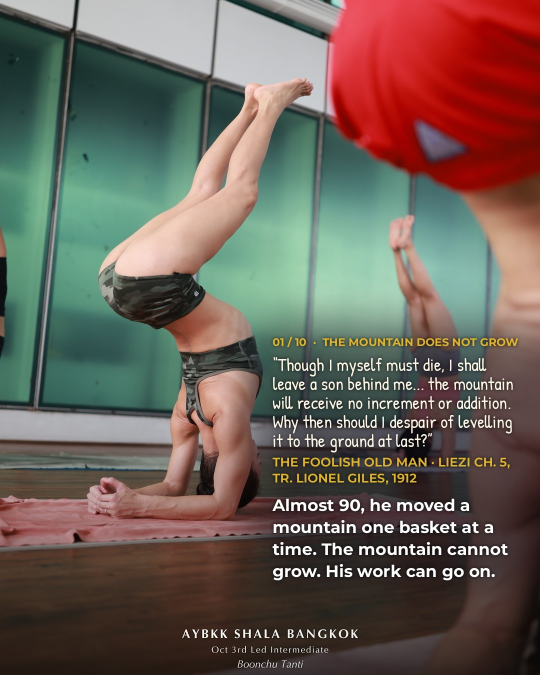
#> input picture bots/media/2026-10-04-mountain-hardway/A/01_158.jpg, 1080 x 1350 px, given in place of 042.jpg, which was not available (shown at 1/2 size)
$ python build_breath.py
#> lines starting #> are read from the running program, lines starting #| are printed output that depends on the picture; pictures that were not available may be replaced by others from this repository, and a replacement may not be noted
### bots/tools/carousel/render.py
import numpy as np, json, sys
from PIL import Image, ImageDraw, ImageFont, ImageFilter
from scipy import ndimage
W,H=1080,1350; WM_TOP=1195
GOLD=(224,181,43); WHITE=(255,255,255); CREAM=(255,247,232)
_fc={}
def font(path,size,wg=None):
    k=(path,size,wg)
    if k not in _fc:
        f=ImageFont.truetype(path,size)
        if wg: f.set_variation_by_axes([wg])
        _fc[k]=f
    return _fc[k]
# [8 lines left out: function wrap, not called in this run]
MANUAL={'063':[(330,300,820,1080)]}
def weighted_mask(n):
#> called with n = '042'
    m=(np.asarray(Image.open(f'mask/{n}.png'))>127)
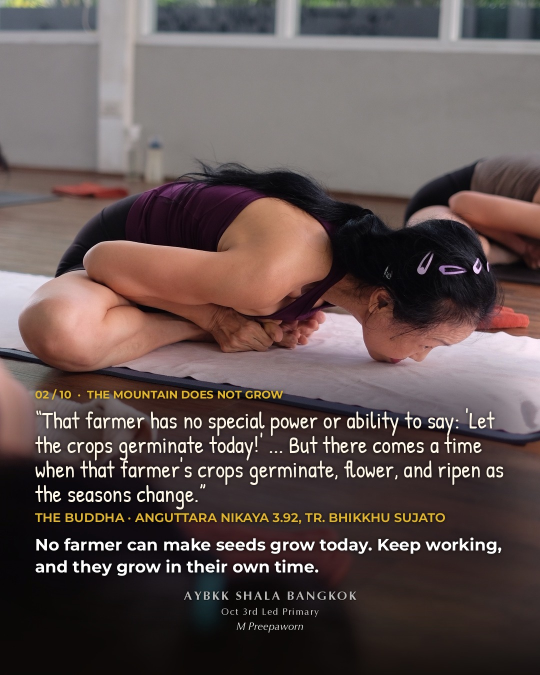
#> input picture bots/media/2026-10-04-mountain-hardway/A/02_175.jpg, 1080 x 1350 px, given in place of 042.png, which was not available (shown at 1/2 size)
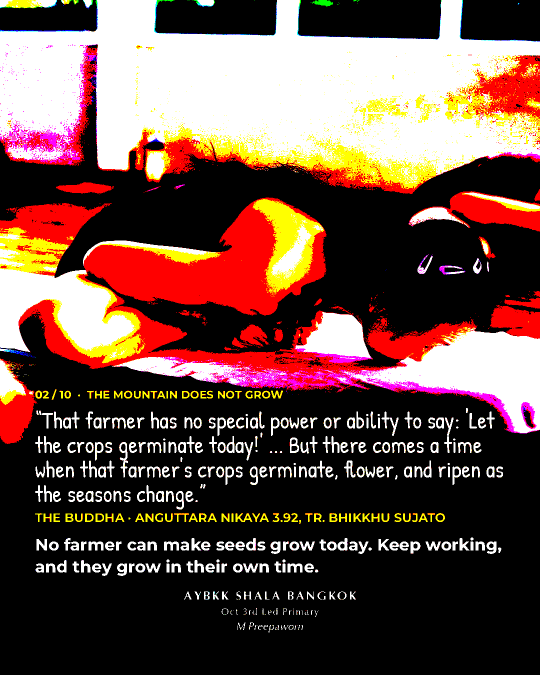
#> m: shape (1350, 1080, 3) bool (shown at 1/2 size); mean R, G, B 0.412, 0.299, 0.267
    for x0,y0,x1,y1 in MANUAL.get(n,[]): m[y0:y1,x0:x1]=True
    lab,k=ndimage.label(m); wm=m.astype(np.float32)
#> after `lab, k = ndimage.label(m)`:
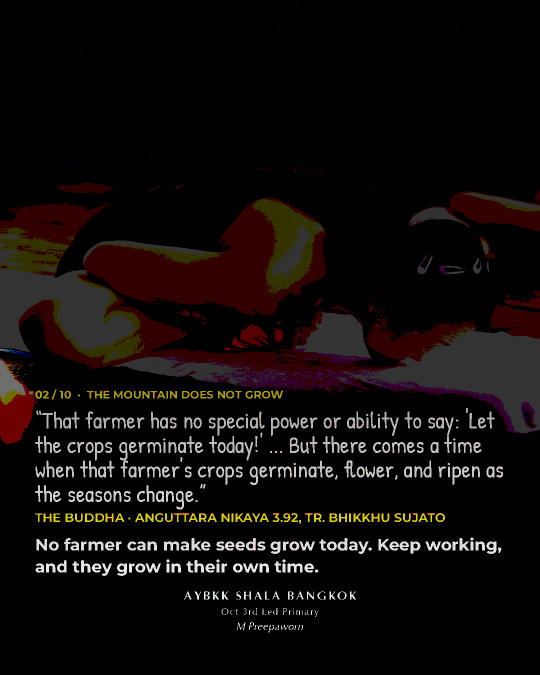
#> lab: shape (1350, 1080, 3) int32 (shown at 1/2 size); mean R, G, B 83.7, 58.2, 49.7; drawn with min black and max white
#> after `lab, k = ndimage.label(m)`: k = 1256
    if k:
        sizes=ndimage.sum(m,lab,range(1,k+1)); big=np.argmax(sizes)+1
#> after `sizes = ndimage.sum(m, lab, range(1, k + 1))`: sizes = 1256 values, max 806903 at index 4, min 1 at index 5, mean 1135.3
#> after `big = np.argmax(sizes) + 1`: big = 5
        wm[lab==big]=4.0
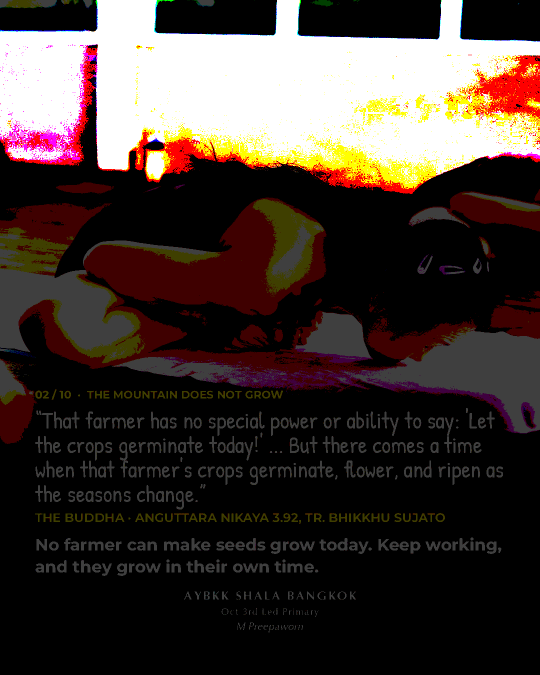
#> wm: shape (1350, 1080, 3) float32 (shown at 1/2 size); mean R, G, B 1.02, 0.846, 0.769; drawn with min black and max white
    return wm
def layout(slide,width,qmax=66):
    qf=None
    for qs in [q for q in (66,60,54,48,44,40) if q<=qmax]:
        f=font('caveat.ttf',qs,700); ql=wrap('“'+slide['quote']+'”',f,width)
        if len(ql)<=5: qf=f; break
    qf=qf or f
    af=font('Montserrat.ttf',25,650); al=wrap(slide['who'].upper(),af,width)
    inf=font('Montserrat.ttf',33,700); il=wrap(slide['meaning'],inf,width)
    cf=font('Montserrat.ttf',22,700)
    h=30+ len(ql)*int(qf.size*1.08) +14+ len(al)*32 +18+ len(il)*44
    return dict(qf=qf,ql=ql,af=af,al=al,inf=inf,il=il,cf=cf,h=h,w=width)
def choose(n,slide):
    wm=weighted_mask(n); best=None
    for width,xs,pen in ((940,[70],0.0),(470,[50,560],0.02),(360,[40,680],0.05)):
        L=layout(slide,width); h=L['h']+50
        for x0 in xs:
            for y0 in range(30,WM_TOP-h,15):
                box=wm[y0:y0+h, x0-20:x0+width+20]
                s=box.mean()+pen+ y0/1350*0.01
                if best is None or s<best[0]: best=(s,x0,y0,L)
    return best
def render(n,slide,out,override=None):
    img=Image.open(f'crop/{n}.jpg').convert('RGBA')
    s,x0,y0,L=choose(n,slide) if not override else override
    # scrim
    sc=Image.new('RGBA',(W,H),(0,0,0,0)); d=ImageDraw.Draw(sc)
    d.rounded_rectangle((x0-40,y0-10,x0+L['w']+40,y0+L['h']+40),60,fill=(12,8,16,150))
    sc=sc.filter(ImageFilter.GaussianBlur(45)); img=Image.alpha_composite(img,sc)
    txt=Image.new('RGBA',(W,H),(0,0,0,0)); t=ImageDraw.Draw(txt)
    y=y0+10
    ctr=slide['counter']
    if L['cf'].getlength(ctr)>L['w']: ctr=ctr.split('·')[0].strip()
    t.text((x0,y),ctr,font=L['cf'],fill=GOLD+(255,)); y+=34
    for l in L['ql']: t.text((x0,y),l,font=L['qf'],fill=CREAM+(255,)); y+=int(L['qf'].size*1.08)
    y+=14
    for l in L['al']: t.text((x0,y),l,font=L['af'],fill=GOLD+(255,)); y+=32
    y+=18
    for l in L['il']: t.text((x0,y),l,font=L['inf'],fill=WHITE+(255,)); y+=44
    sh=Image.new('RGBA',(W,H),(0,0,0,0)); sh.paste((0,0,0,210),mask=txt.getchannel('A')); sh=sh.filter(ImageFilter.GaussianBlur(4))
    img=Image.alpha_composite(img,sh); img=Image.alpha_composite(img,txt)
    img.convert('RGB').save(out,quality=92)
    return (x0,y0,L['w'],L['h'],round(float(s),3))
# [5 lines that do not run on import are left out]

FORCE={}   # photo -> (width, x0, y0)
def render_slide(n,slide,out):
    if n in FORCE:
        w,x0,y0,*q=FORCE[n]; L=layout(slide,w,*q); return render(n,slide,out,override=(0,x0,y0,L))
    return render(n,slide,out)

### bots/tools/carousel/breath_slides.py
# The 30 slides for the 3 breath posts, word for word from the list Boonchu saw (1 Oct). E = event (no quote marks), Q = quote.
def E(who,head,meaning): return dict(who=who,quote=head,meaning=meaning,noquote=True)
def Q(who,quote,meaning): return dict(who=who,quote=quote,meaning=meaning)
A=[ # 11pm: strong heart, strong lungs
 Q('Svatmarama · Hatha Yoga Pradipika 2.2','Respiration being disturbed, the mind becomes disturbed. By restraining respiration, the Yogi gets steadiness of mind.','When your breath is shaky, your mind is shaky too. Slow, calm breathing makes a calm mind.'),
 E('University of Connecticut · 2019','49 studies: yoga lowered blood pressure. With breathing and rest added, the drop was almost twice as big.','The breath is not an extra. Yoga with breathing and rest helped blood pressure most.'),
 E('Pavia and Florence, Italy · 2001',"Saying a prayer or a yoga mantra slowed breathing to about 6 breaths a minute. The body's blood pressure control got stronger.",'Slow breathing is free. A prayer or a mantra can set the pace.'),
 Q('Bhagavad Gita 5.27 (tr. Edwin Arnold)','Whose outward breath and inward breath are drawn / Equal and slow through nostrils still and close','A calm person breathes in and out the same length, slow and quiet, through the nose.'),
 E('24 hospitals in India · 2020','3,959 heart attack patients. Gentle yoga with breathing helped them a little: better health, back to daily life sooner.','No harm was reported. Ask your heart doctor before you start.'),
 E('University of Kansas · 2013','People with an irregular heartbeat did yoga for 3 months. Their bad heartbeat episodes dropped from 3.8 to 2.1.','A small study, but they also felt less worried and less sad.'),
 Q('Zhuangzi · Book VI (tr. Legge)','The breathing of the true man comes (even) from his heels, while men generally breathe (only) from their throats.','Wise people breathe deep and quiet. Most people breathe only from the throat.'),
 E('Cochrane review · 2016','15 studies, 1,048 people with asthma: yoga probably helped a little with symptoms and daily life.','Use yoga next to your asthma medicine. Never instead of it.'),
 E('University of Duisburg-Essen, Germany · 2019','11 studies, 586 people with sick lungs (COPD): yoga breathing helped them walk farther and breathe out more air.','The gains came from pranayama. Sick lungs can still learn.'),
 Q('Seneca · Letter 54, On asthma','Yet in the midst of my difficult breathing I never ceased to rest secure in cheerful and brave thoughts.','Seneca had asthma. Even when breathing was hard, he kept his mind calm and brave.'),
]
B=[ # 6am: calm mind, good sleep
 Q('Henry David Thoreau · Walden, 1854','Morning air! If men will not drink of this at the fountain-head of the day, why, then, we must even bottle up some and sell it in the shops','Fresh morning air is a gift. Wake early and breathe it in while it is free.'),
 E('Stanford University · 2023','5 minutes a day of long, slow out-breaths lifted mood more than meditation did.',"You don't need an hour. Five minutes of slow breathing out goes everywhere with you."),
 E('Universities of Sussex and Oxford · 2023','12 studies, 785 adults: breathing practice lowered stress.','It helped by a small to medium amount. Not magic, but real.'),
 Q('Swami Vivekananda · Raja Yoga, 1896','We begin by controlling the breath, as the easiest way of getting control of the Prana.','Your breath is the easiest door to your life energy. Learn to guide your breath first.'),
 E('Universities in Adelaide and Sydney · 2020','13 studies: yoga lowered depression in people with mental health problems. More classes a week, bigger drops.','Showing up often may matter most.'),
 E('Beijing · 2025','22 studies: adults with poor sleep who did yoga said they slept almost 2 hours more a night.',"A gentle, cheap way to help sleep. Use it next to your doctor's advice."),
 Q('Laozi · Tao Te Ching 10 (tr. Legge)','When one gives undivided attention to the (vital) breath, and brings it to the utmost degree of pliancy, he can become as a (tender) babe.','Give your full attention to your breath and keep it soft. Then you stay fresh and bendy like a baby.'),
 E('Northwestern University, Chicago · 2016','People remembered pictures better while breathing in through the nose, not the mouth.','Ashtanga asks for nose breathing. In this study, memory parts of the brain moved with the nose breath.'),
 E('University of Illinois · 2014','118 adults, average age 62: 8 weeks of yoga beat stretching on memory and focus tests.','Starting in your 60s still counts. Yoga helped the mind, not only the body.'),
 Q('Dhammapada 204 (tr. Max Müller)','Health is the greatest of gifts, contentedness the best riches...','Being healthy is the best gift. Being happy with what you have is real treasure.'),
]
C=[ # 10am: every body, every age
 Q('Svatmarama · Hatha Yoga Pradipika 1.19','It should be practised for gaining steady posture, health and lightness of body.','Asana comes first. We practise it to feel steady, healthy and light.'),
 E('University of Edinburgh · 2019','22 studies: yoga gave older adults better balance, stronger legs, more flexibility, better mood and sleep.','Yoga is not only for the young.'),
 E('Boston Medical Center · 2017','12 weekly yoga classes helped long-term back pain about as much as 15 physical therapy visits.','A gentle weekly class can be a real choice for back pain.'),
 Q('Kabir · Songs of Kabir (tr. Tagore)','Be strong, and enter into your own body: for there your foothold is firm.','Stop looking far away for strength. Come home to your own body.'),
 E('University of Rochester · 2013','410 cancer survivors: 4 weeks of gentle yoga helped them sleep better and use fewer sleeping pills.','Gentle breathing, soft asana and rest, after cancer treatment.'),
 E('Ohio State University · 2014','Breast cancer survivors who did yoga had 57% less tiredness, 3 months after the classes ended.','The lead scientist thinks the breathing and meditation parts mattered a lot.'),
 E('Top cancer doctor groups (ASCO and SIO) · 2023','They now say yoga may be offered for worry and sadness in people with cancer.','Yoga is part of official cancer care advice. Next to treatment, never instead of it.'),
 E('National Taiwan University Hospital · 2024','After 8 weeks of yoga, period pain was 2.75 points lower (out of 10) than with no exercise.','Steady practice may make painful periods easier.'),
 E('Paula Radcliffe · London Marathon 2003','Found to have asthma at 14, she later set a marathon world record that stood for 16 years.',"Asthma doesn't have to stop you. She worked with her doctor and her medicine."),
 E('Kareem Abdul-Jabbar · NBA, 1969 to 1989','He says yoga helped him play 20 NBA seasons, until age 42, with few injuries.','One man\'s story. He also trained martial arts. A strong example of steady practice.'),
]
POSTS={'A':A,'B':B,'C':C}

### bots/tools/carousel/build_breath.py
import json, os, shutil, sys
import render as R
from breath_slides import POSTS
PH={'A':['042','015','010','070','020','048','028','044','085','057'],
    'B':['083','005','075','047','082','037','024','080','059'],
    'C':['014','041','008','054','073','016','067','078','040','007']}
POSTS={'A':POSTS['A'],'B':[x for i,x in enumerate(POSTS['B']) if i!=7],'C':POSTS['C']}
LBL={'A':'STRONG HEART, STRONG LUNGS','B':'CALM MIND, GOOD SLEEP','C':'EVERY BODY, EVERY AGE'}
F=json.loads(sys.argv[1]) if len(sys.argv)>1 else {}
R.FORCE.update(F)
for k in sys.argv[2:] or ['A','B']:
    d=f'out/breath{k}'; shutil.rmtree(d,ignore_errors=True); os.makedirs(d)
    for i,(n,s) in enumerate(zip(PH[k],POSTS[k]),1):
        sl=dict(s); sl['counter']=f'{i:02d} / {len(PH[k])}  ·  {LBL[k]}'
#> (the run stopped early here; a loop or call above may not have finished)
